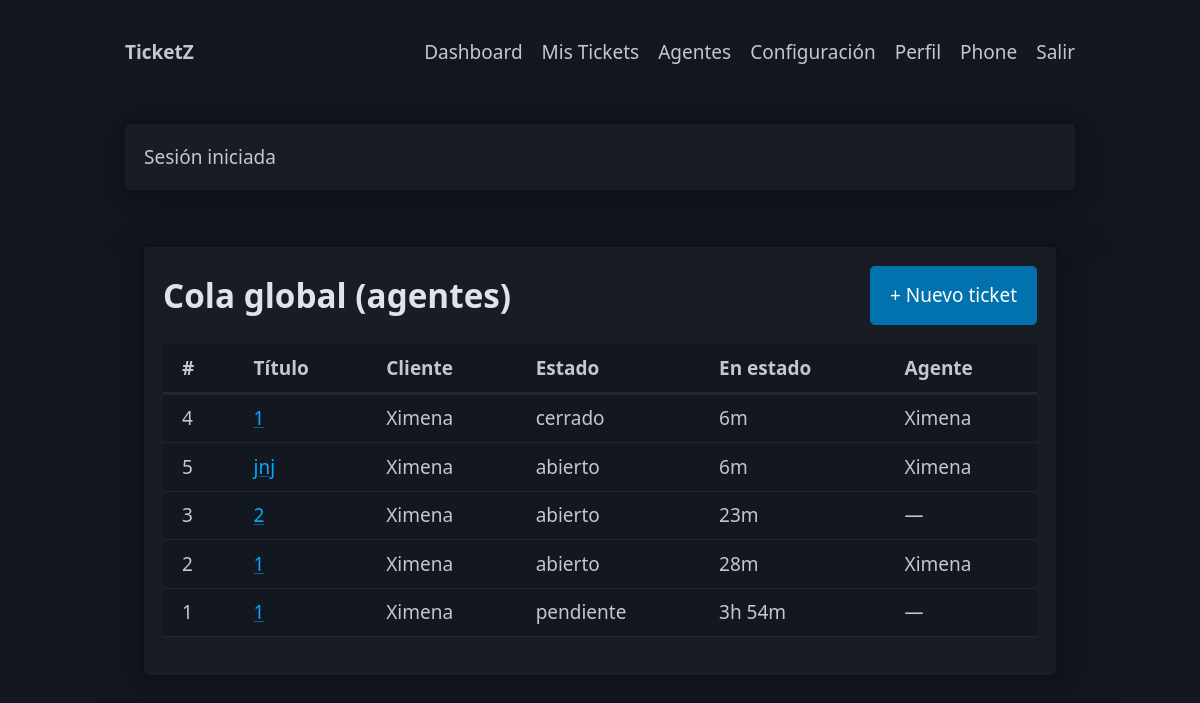
Page /?page=dashboard (signed in) on the committed database.
### tables this page shows
CREATE TABLE tickets(
        id INTEGER PRIMARY KEY AUTOINCREMENT,
        user_id INTEGER NOT NULL REFERENCES users(id) ON DELETE CASCADE,
        agent_id INTEGER REFERENCES users(id),
        title TEXT NOT NULL,
        category TEXT NOT NULL,
        priority TEXT NOT NULL,
        status TEXT NOT NULL DEFAULT "abierto",
        description TEXT,
        created_at INTEGER NOT NULL,
        updated_at INTEGER NOT NULL
    );

### app/auth.php (called while the page is built, shortened)
<?php
function current_user(): ?array { return $_SESSION['user'] ?? null; }

### app/bootstrap.php (called while the page is built, shortened)
<?php
require_once __DIR__ . '/util.php';
require_once __DIR__ . '/db.php';
require_once __DIR__ . '/auth.php';
require_once __DIR__ . '/models.php';
$user = current_user();
?>

### app/models.php (called while the page is built, shortened)
<?php
function list_all_tickets(?string $state=null): array {
    $sql='SELECT t.*, u.name AS user_name, a.name AS agent_name FROM tickets t
          JOIN users u ON u.id=t.user_id
          LEFT JOIN users a ON a.id=t.agent_id';
    $where=''; $params=[];
    $sql.=$where.' ORDER BY t.updated_at DESC';
    $st=db()->prepare($sql); $st->execute($params);
    return $st->fetchAll(PDO::FETCH_ASSOC);
}

### app/db.php (called while the page is built, shortened)
<?php
function db(): PDO {
    static $pdo = null;
    if ($pdo) return $pdo;
    $dsn = 'sqlite:' . DB_FILE;
    try {
        $pdo = new PDO($dsn);
        $pdo->setAttribute(PDO::ATTR_ERRMODE, PDO::ERRMODE_EXCEPTION);
        $pdo->exec('PRAGMA foreign_keys = ON');
        return $pdo;
    } catch (PDOException $e) {
        http_response_code(500);
        $msg = "No se pudo abrir la base de datos SQLite en: " . DB_FILE . "\\nError: " . $e->getMessage();
        echo nl2br(htmlspecialchars($msg, ENT_QUOTES | ENT_SUBSTITUTE, 'UTF-8'));
        exit;
    }
}

### public/index.php (the view, shortened to what this page needs)
<?php
require_once __DIR__ . '/../app/bootstrap.php';
$page   = $_GET['page'] ?? 'home';
function human_duration(int $seconds): string {
    if ($seconds < 3600) return intval($seconds/60).'m';
    if ($seconds < 86400) return intval($seconds/3600).'h '.intval(($seconds%3600)/60).'m';
    return intval($seconds/86400).'d';
}
if ($page === 'dashboard') {
    $all  = ($user['role']==='agent' || $user['role']==='admin') ? list_all_tickets($_GET['f'] ?? null) : [];
    echo '<section class="auth-center">
      <style>
        .auth-center{min-height:calc(100vh - 120px);display:flex;align-items:flex-start;justify-content:center;padding:2rem 1rem}
        .auth-center .card{max-width:1000px;width:100%}
        .dash-head{display:flex;justify-content:space-between;align-items:center;gap:1rem;margin-bottom:1rem}
        .row-stale { background:#ffeef0; }
        .row-stale td { border-top:1px solid #ffd5d9; }
        .cell-age { white-space:nowrap; font-variant-numeric: tabular-nums; }
      </style>
      <article class="card">
        <div class="dash-head">
          <h2 style="margin:0">Cola global (agentes)</h2>
          <button id="btnNewTicket" class="btn-primary">+ Nuevo ticket</button>
        </div>';
    if ($all && count($all)>0) {
        echo '<div class="table-scroll"><table>
          <thead><tr><th>#</th><th>Título</th><th>Cliente</th><th>Estado</th><th>En estado</th><th>Agente</th></tr></thead><tbody>';
        foreach (array_slice($all,0,50) as $t) {
            $ageSec = time() - (int)$t['updated_at'];
            $since  = human_duration($ageSec);
            $isStale = ($t['status'] !== 'cerrado' && $ageSec >= 600) ? ' row-stale' : '';
            echo '<tr class="'.$isStale.'">
              <td>'.(int)$t['id'].'</td>
              <td><a href="?page=ticket&id='.(int)$t['id'].'">'.e($t['title']).'</a></td>
              <td>'.e($t['user_name']).'</td>
              <td><span class="badge status-'.e($t['status']).'">'.e($t['status']).'</span></td>
              <td class="cell-age">'.$since.'</td>
              <td>'.e($t['agent_name']??'—').'</td>
            </tr>';
        }
        echo '</tbody></table></div>';
    } else {
        echo '<p class="small">Sin tickets globales o no eres agente.</p>';
    }
    echo '  </article>
      <dialog id="dlgNewTicket" class="modal">
        <article>
          <header style="display:flex;justify-content:space-between;align-items:center">
            <h3 style="margin:0">Nuevo ticket</h3>
            <button aria-label="Cerrar" id="closeDlg" class="secondary">✕</button>
          </header>
          <form method="post" action="?action=new_ticket">'.form_csrf().'
            <label>Título<input name="title" required></label>
            <div class="grid-2">
              <label>Categoría<select name="category">
                  <option>General</option><option>Acceso</option><option>Hardware</option><option>Software</option>
              </select></label>
              <label>Prioridad<select name="priority">
                  <option>baja</option><option selected>media</option><option>alta</option>
              </select></label>
            </div>
            <label>Descripción<textarea name="description"></textarea></label>
            <footer style="display:flex;gap:.5rem;justify-content:flex-end">
              <button type="button" id="cancelDlg" class="secondary">Cancelar</button>
              <button type="submit" class="btn-primary">Crear</button>
            </footer>
          </form>
        </article>
      </dialog>
      <script>
        (function(){
          const btn = document.getElementById("btnNewTicket");
          const dlg = document.getElementById("dlgNewTicket");
          const close = document.getElementById("closeDlg");
          const cancel = document.getElementById("cancelDlg");
          if(btn && dlg){
            btn.addEventListener("click", ()=> dlg.showModal());
            [close,cancel].forEach(b=> b && b.addEventListener("click", ()=> dlg.close()));
          }
        })();
      </script>
    </section>';
    render_footer(); exit;
}

### public/assets/style.css (style rules this page uses)
:root { --brand: #7c4b2b; --brand-2: #f4e6d6; --brand-3: #f7f2ea; }
html, body { overflow: auto !important; }

### public/index.php (style rules this page uses)
.auth-center { min-height:calc(100vh - 120px);display:flex;align-items:flex-start;justify-content:center;padding:2rem 1rem }
.auth-center .card { max-width:1000px;width:100% }
.dash-head { display:flex;justify-content:space-between;align-items:center;gap:1rem;margin-bottom:1rem }
.row-stale { background:#ffeef0; }
.row-stale td { border-top:1px solid #ffd5d9; }
.cell-age { white-space:nowrap; font-variant-numeric: tabular-nums; }

### rows in the picture
tickets: id "4", title "1", user_name "Ximena", status "cerrado", updated_at "6m", agent_name "Ximena"
tickets: id "5", title "jnj", user_name "Ximena", status "abierto", updated_at "6m", agent_name "Ximena"
tickets: id "3", title "2", user_name "Ximena", status "abierto", updated_at "23m", agent_name "—"
tickets: id "2", title "1", user_name "Ximena", status "abierto", updated_at "28m", agent_name "Ximena"
tickets: id "1", title "1", user_name "Ximena", status "pendiente", updated_at "3h 54m", agent_name "—"

### other values in the picture
$m "Sesión iniciada"
